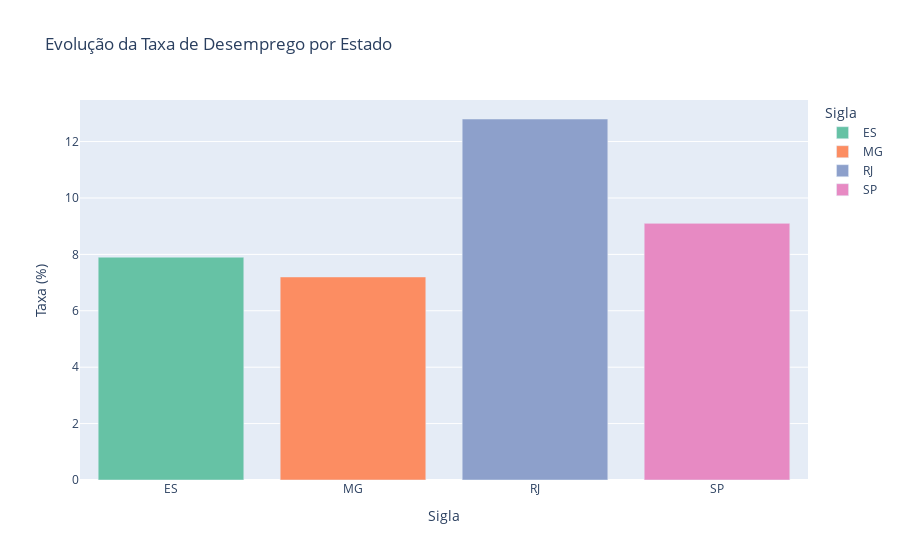

This figure's notebook cell:
### Markdown cell above
> [Informação]
> Tratamento de dados: remoção de coluna vazia e coluna desnecessária.

### Code cell
desemprego = pd.read_csv('dados/taxa_de_desemprego.csv', sep=';', decimal=',')

# Renomeia coluna de desemprego
desemprego = desemprego.rename(columns={'2022': 'desemprego'})

# Calcular a média das colunas trimestrais
desemprego['desemprego'] = desemprego[['2022 T1', '2022 T2', '2022 T3', '2022 T4']].mean(axis=1).round(1)

# Remove colunas vazias
desemprego = desemprego.drop(columns=['Código','Estado','2022 T1', '2022 T2', '2022 T3', '2022 T4'])
desemprego = desemprego.dropna(axis=1, how='all')

fig = px.bar(
    desemprego,
    x='Sigla',
    y='desemprego',
    color='Sigla',
    color_discrete_sequence=color_sequence,
    title='Evolução da Taxa de Desemprego por Estado'
)
fig.update_layout(yaxis_title='Taxa (%)')
fig.show()

### Figure 1 — Plotly figure (JSON) as saved in the notebook; plotly's stock layout.template omitted (floating-point values rounded to 4 significant figures)
{"data": [{"hovertemplate": "Sigla=%{x}<br>desemprego=%{y}<extra></extra>", "legendgroup": "ES", "marker": {"color": "rgb(102,194,165)", "pattern": {"shape": ""}}, "name": "ES", "orientation": "v", "showlegend": true, "textposition": "auto", "type": "bar", "x": ["ES"], "xaxis": "x", "y": [7.9], "yaxis": "y"}, {"hovertemplate": "Sigla=%{x}<br>desemprego=%{y}<extra></extra>", "legendgroup": "MG", "marker": {"color": "rgb(252,141,98)", "pattern": {"shape": ""}}, "name": "MG", "orientation": "v", "showlegend": true, "textposition": "auto", "type": "bar", "x": ["MG"], "xaxis": "x", "y": [7.2], "yaxis": "y"}, {"hovertemplate": "Sigla=%{x}<br>desemprego=%{y}<extra></extra>", "legendgroup": "RJ", "marker": {"color": "rgb(141,160,203)", "pattern": {"shape": ""}}, "name": "RJ", "orientation": "v", "showlegend": true, "textposition": "auto", "type": "bar", "x": ["RJ"], "xaxis": "x", "y": [12.8], "yaxis": "y"}, {"hovertemplate": "Sigla=%{x}<br>desemprego=%{y}<extra></extra>", "legendgroup": "SP", "marker": {"color": "rgb(231,138,195)", "pattern": {"shape": ""}}, "name": "SP", "orientation": "v", "showlegend": true, "textposition": "auto", "type": "bar", "x": ["SP"], "xaxis": "x", "y": [9.1], "yaxis": "y"}], "layout": {"barmode": "relative", "legend": {"title": {"text": "Sigla"}, "tracegroupgap": 0}, "title": {"text": "Evolução da Taxa de Desemprego por Estado"}, "xaxis": {"anchor": "y", "categoryarray": ["ES", "MG", "RJ", "SP"], "categoryorder": "array", "domain": [0, 1], "title": {"text": "Sigla"}}, "yaxis": {"anchor": "x", "domain": [0, 1], "title": {"text": "Taxa (%)"}}}}
